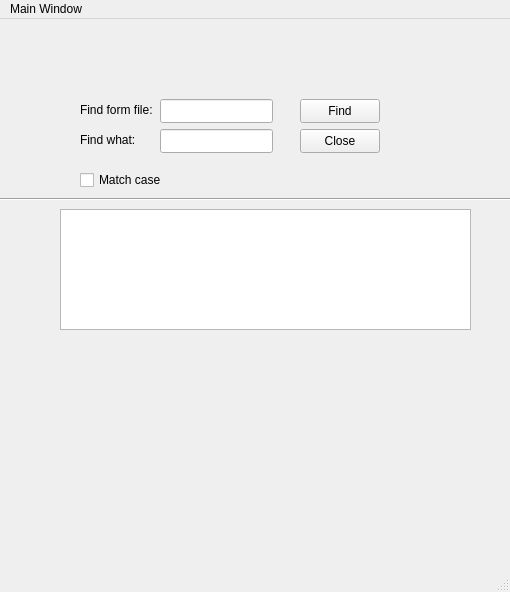
<?xml version="1.0" encoding="UTF-8"?>
<ui version="4.0">
 <class>MainWindow</class>
 <widget class="QMainWindow" name="MainWindow">
  <property name="geometry">
   <rect>
    <x>0</x>
    <y>0</y>
    <width>510</width>
    <height>592</height>
   </rect>
  </property>
  <property name="windowTitle">
   <string>MainWindow</string>
  </property>
  <widget class="QWidget" name="centralwidget">
   <widget class="QTextBrowser" name="textBrowser">
    <property name="geometry">
     <rect>
      <x>60</x>
      <y>190</y>
      <width>411</width>
      <height>121</height>
     </rect>
    </property>
   </widget>
   <widget class="QCheckBox" name="matchCheckBox">
    <property name="geometry">
     <rect>
      <x>80</x>
      <y>150</y>
      <width>91</width>
      <height>22</height>
     </rect>
    </property>
    <property name="text">
     <string>Match case</string>
    </property>
   </widget>
   <widget class="QLineEdit" name="fileLineEdit">
    <property name="geometry">
     <rect>
      <x>160</x>
      <y>80</y>
      <width>113</width>
      <height>24</height>
     </rect>
    </property>
   </widget>
   <widget class="QLabel" name="label">
    <property name="geometry">
     <rect>
      <x>80</x>
      <y>80</y>
      <width>81</width>
      <height>21</height>
     </rect>
    </property>
    <property name="text">
     <string>Find form file:</string>
    </property>
   </widget>
   <widget class="QLineEdit" name="keyLineEdit">
    <property name="geometry">
     <rect>
      <x>160</x>
      <y>110</y>
      <width>113</width>
      <height>24</height>
     </rect>
    </property>
   </widget>
   <widget class="QLabel" name="label_2">
    <property name="geometry">
     <rect>
      <x>80</x>
      <y>110</y>
      <width>81</width>
      <height>21</height>
     </rect>
    </property>
    <property name="text">
     <string>Find what:</string>
    </property>
   </widget>
   <widget class="QPushButton" name="findPushButton">
    <property name="geometry">
     <rect>
      <x>300</x>
      <y>80</y>
      <width>80</width>
      <height>24</height>
     </rect>
    </property>
    <property name="text">
     <string>Find</string>
    </property>
   </widget>
   <widget class="QPushButton" name="closePushButton">
    <property name="geometry">
     <rect>
      <x>300</x>
      <y>110</y>
      <width>80</width>
      <height>24</height>
     </rect>
    </property>
    <property name="text">
     <string>Close</string>
    </property>
   </widget>
   <widget class="Line" name="line">
    <property name="geometry">
     <rect>
      <x>0</x>
      <y>170</y>
      <width>511</width>
      <height>20</height>
     </rect>
    </property>
    <property name="orientation">
     <enum>Qt::Horizontal</enum>
    </property>
   </widget>
  </widget>
  <widget class="QMenuBar" name="menubar">
   <property name="geometry">
    <rect>
     <x>0</x>
     <y>0</y>
     <width>510</width>
     <height>21</height>
    </rect>
   </property>
   <widget class="QMenu" name="menuMain_Window">
    <property name="title">
     <string>Main Window</string>
    </property>
   </widget>
   <addaction name="menuMain_Window"/>
  </widget>
  <widget class="QStatusBar" name="statusbar"/>
 </widget>
 <resources/>
 <connections/>
 <slots>
  <signal>signal1()</signal>
  <slot>slot1()</slot>
 </slots>
</ui>
